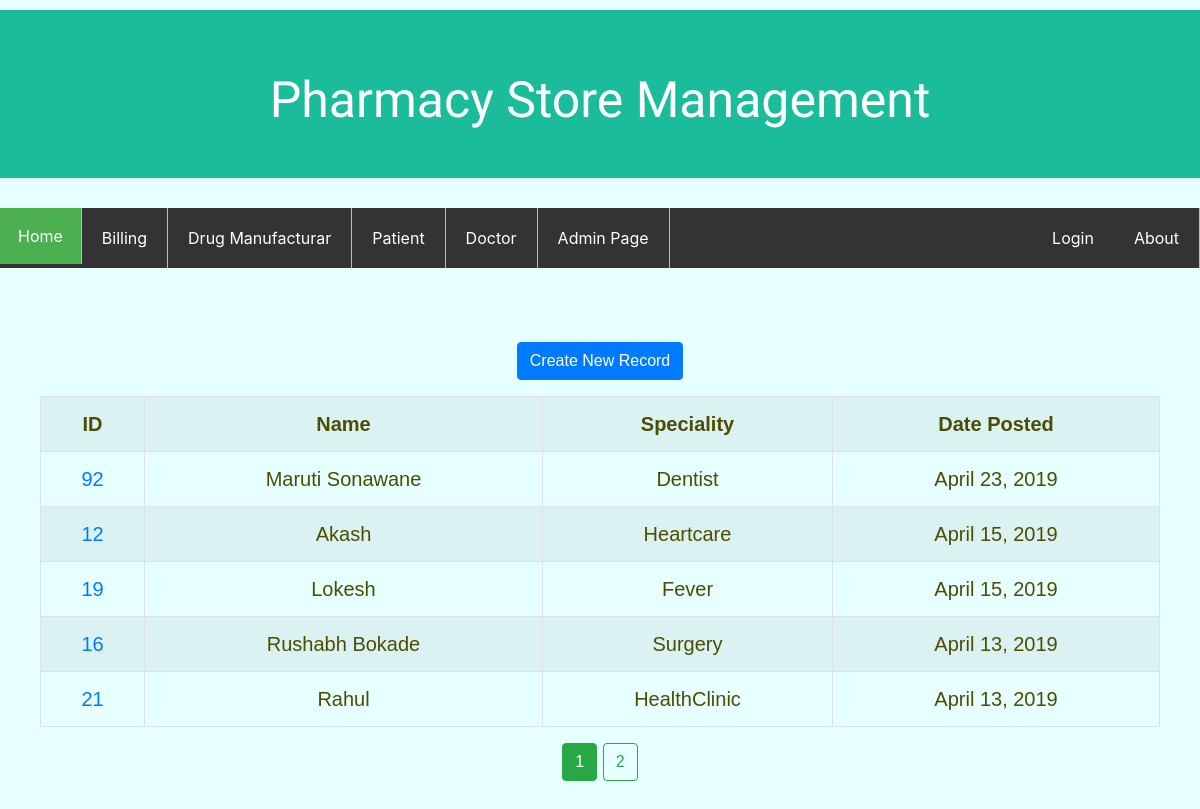
The app's page /Doctor/ with its own data.
### blog/models.py (models this page shows, shortened)
class Doctor(models.Model) :
	doctor_id = models.CharField(max_length=100, primary_key = True)
	doctor_name = models.TextField()
	speciality = models.TextField(blank = True)
	date_posted = models.DateTimeField(default = timezone.now)
	author = models.ForeignKey(User, on_delete = models.CASCADE)

### blog/views.py (the view)
# urls.py: path('Doctor/', PostListView.as_view(), name = 'blog-home'),
class PostListView(ListView) :
	model = Doctor
	template_name = 'blog/doctor.html'
	context_object_name = 'posts'
	ordering = ['-date_posted']
	paginate_by = 5

### blog/templates/blog/doctor.html
{%extends "blog/base.html"%}
{%block content%}
	<a class="btn btn-primary mt-5 mb-3" href="{%url 'Doctor-view'%}">Create New Record</a>
	<table class="table table-striped table-bordered table-hover table-condensed">
		<tr>
			<th>ID</th>
			<th>Name</th>
			<th>Speciality</th>
			<th>Date Posted</th>
		</tr>
		{% for post in posts%}
		<tr>
			<td><a class="article-title" href="{%url 'Doctor-detail' post.doctor_id%}">{{post.doctor_id}}</a></td>
			<td>{{post.doctor_name}}</td>
			<td>{{post.speciality}}</td>
			<td>{{post.date_posted|date:"F d, Y"}}</td>
		</tr>
		{%endfor%}
		</table>
		{% for page in page_obj.paginator.page_range %}
			{% if page_obj.number == page %}
				<a class="btn btn-success mb-4" href=" ?page={{ page }}">{{page}}</a>
			{% elif page > page_obj.number|add:'-3' and page < page_obj.number|add:'3'%}
				<a class="btn btn-outline-success mb-4" href="?page={{page}}">{{page}}</a>
			{% endif %}
		{%endfor%}
{%endblock%}

### blog/static/blog/main.css (style rules this page uses)
body { background-color: #e6ffff; text-align: center; }

### records on screen
Doctor: doctor_id "92", doctor_name "Maruti Sonawane", speciality "Dentist", date_posted "April 23, 2019"
Doctor: doctor_id "12", doctor_name "Akash", speciality "Heartcare", date_posted "April 15, 2019"
Doctor: doctor_id "19", doctor_name "Lokesh", speciality "Fever", date_posted "April 15, 2019"
Doctor: doctor_id "16", doctor_name "Rushabh Bokade", speciality "Surgery", date_posted "April 13, 2019"
Doctor: doctor_id "21", doctor_name "Rahul", speciality "HealthClinic", date_posted "April 13, 2019"

### other values on screen
{{ page }} "1"
{{ page }} "2"
